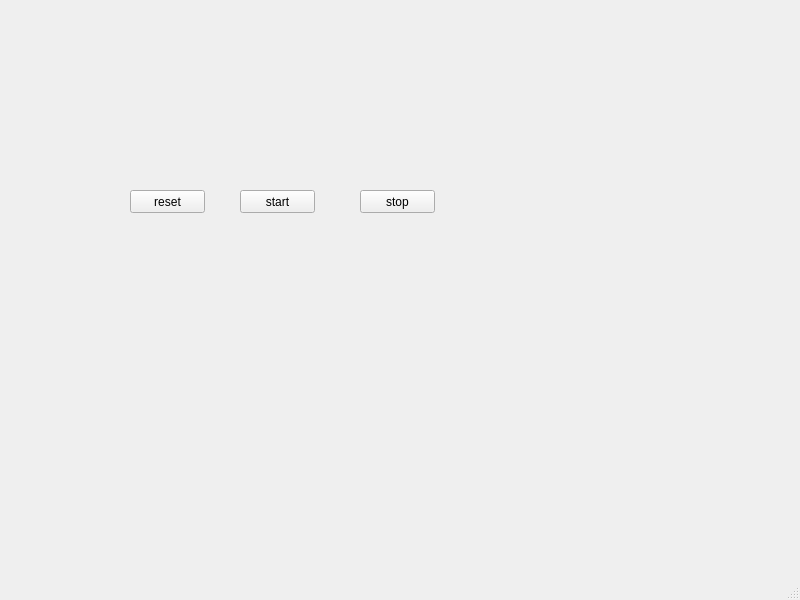
<?xml version="1.0" encoding="UTF-8"?>
<ui version="4.0">
 <class>MainWindow</class>
 <widget class="QMainWindow" name="MainWindow">
  <property name="geometry">
   <rect>
    <x>0</x>
    <y>0</y>
    <width>800</width>
    <height>600</height>
   </rect>
  </property>
  <property name="windowTitle">
   <string>MainWindow</string>
  </property>
  <widget class="QWidget" name="centralwidget">
   <widget class="QPushButton" name="reset">
    <property name="geometry">
     <rect>
      <x>130</x>
      <y>190</y>
      <width>75</width>
      <height>23</height>
     </rect>
    </property>
    <property name="text">
     <string>reset</string>
    </property>
   </widget>
   <widget class="QPushButton" name="start">
    <property name="geometry">
     <rect>
      <x>240</x>
      <y>190</y>
      <width>75</width>
      <height>23</height>
     </rect>
    </property>
    <property name="text">
     <string>start</string>
    </property>
   </widget>
   <widget class="QPushButton" name="stop">
    <property name="geometry">
     <rect>
      <x>360</x>
      <y>190</y>
      <width>75</width>
      <height>23</height>
     </rect>
    </property>
    <property name="text">
     <string>stop</string>
    </property>
   </widget>
  </widget>
  <widget class="QMenuBar" name="menubar">
   <property name="geometry">
    <rect>
     <x>0</x>
     <y>0</y>
     <width>800</width>
     <height>26</height>
    </rect>
   </property>
  </widget>
  <widget class="QStatusBar" name="statusbar"/>
 </widget>
 <resources/>
 <connections/>
</ui>
